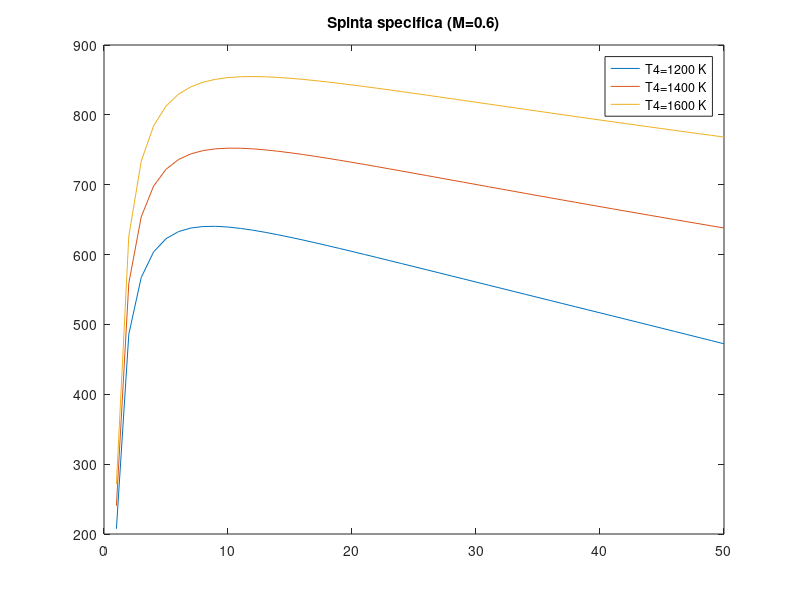
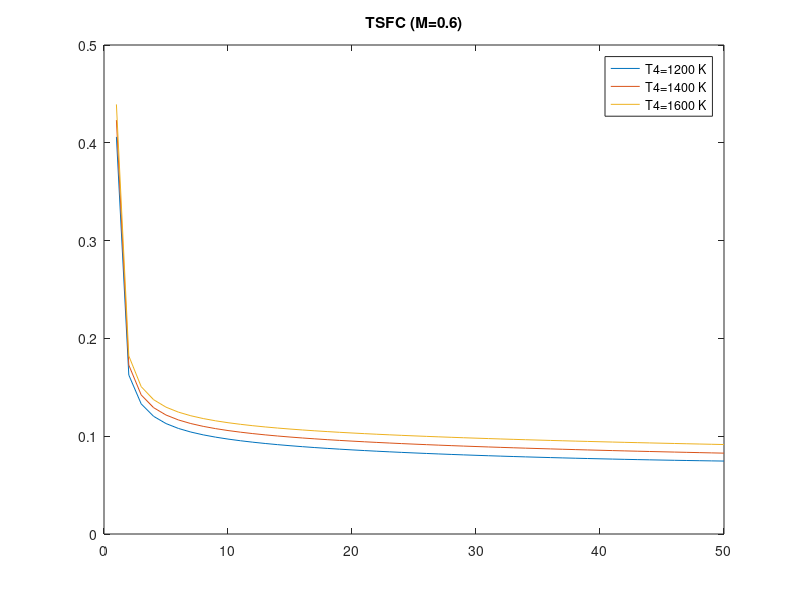
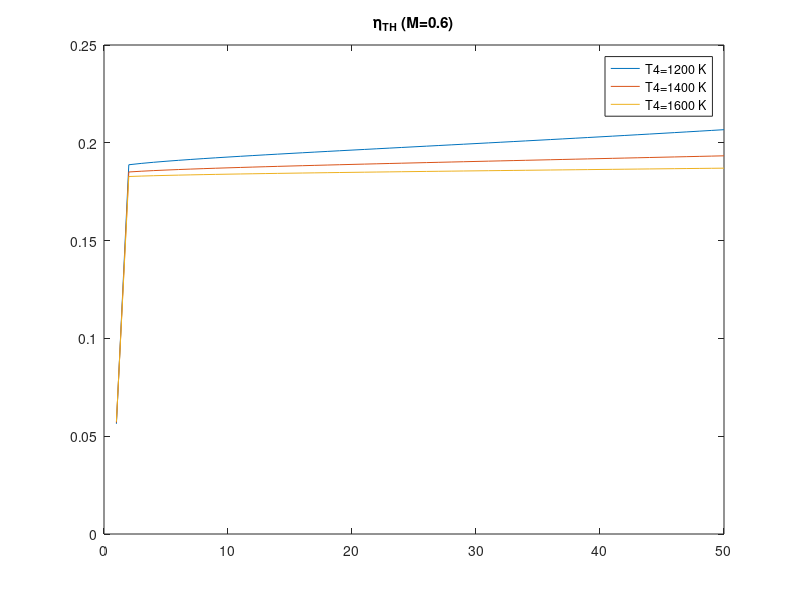
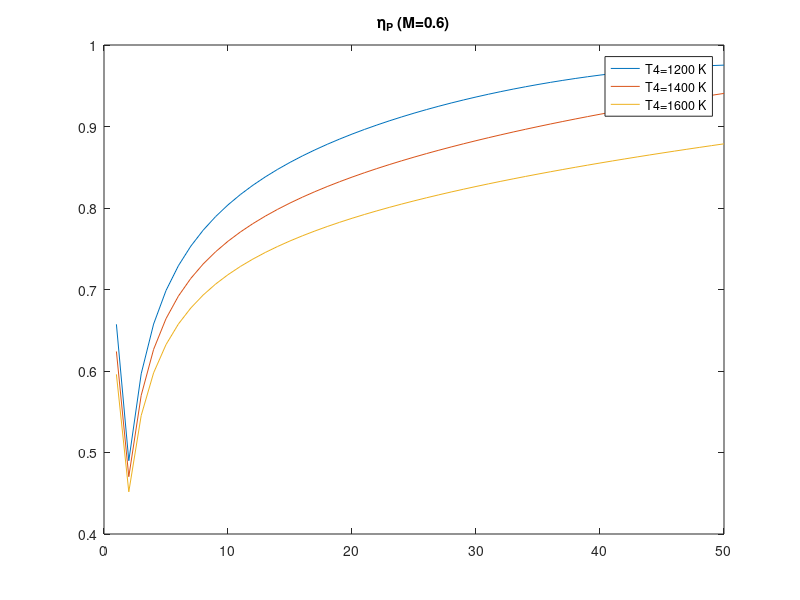

Here is the MATLAB script that generated these plots, in order:
clc; close all; clear;

%%

z=10000;
eDsubsonico=0.98;
etaC=0.88;
etaT=0.94;
Qf=43000000;
etaB=0.96;
Au=0.126;
etaADN=0.96;
cp=1005;
gamma=1.4;
R=287;

nbeta=50;
beta=linspace(1,50,nbeta);
betaT=beta.^((gamma-1)/gamma);

T4=[1200 1400 1600];
nT=length(T4);

M=[0.6 0.9 1.2 1.5];
nM=length(M);


%% calcolo dei valori atmosferici
Ta=288-0.0065*z;
Pa=101330*((Ta/288)^(9.81/(R*0.0065)));
a=sqrt(gamma*R*Ta);
V=M.*a;

%% inizializzazione matrici delle soluzioni
S=zeros(nT, nbeta,nM);
TSFC=zeros(nT, nbeta,nM);
I=zeros(nT, nbeta, nM);
etaTH=zeros(nT, nbeta, nM);
etaP=zeros(nT,nbeta, nM);
eta=zeros(nT,nbeta, nM);
adattato=logical(false(nT, nbeta, nM));

%% ciclo
for k=1:nM
    for j=1:nT
        for i=1:nbeta
            %presa d'aria
            if M(k)<=1
                eD=eDsubsonico;
            else
                eD=1-0.075*(M(k)-1)^1.35;
            end
            T2=Ta*(1+((gamma-1)/2)*M(k)^2);
            P02 = Pa*(1 + ((gamma-1)/2)*M(k)^2)^(gamma/(gamma-1));
            P2 = eD*P02;
            %compressore
            P3=beta(i)*P2;
            T3=T2*(1+(betaT(i)-1)/etaC);
            %combustione
            P4=P3;
            f=(cp*(T4(j)-T3))/(etaB*Qf);
            %turbina
            T5=T4(j)-(T3-T2)/(etaT*(1+f));
            T5ideale=T4(j)-(T4(j)-T5)/etaT;
            P5=P4*((T5ideale/T4(j))^((gamma)/(gamma-1)));
            %ugello
            pressratio=Pa/P5;
            if (pressratio<=(2/(gamma+1))^(gamma/(gamma-1)))
                funzionamentomotore=logical(true);
                %ugello strozzato
                Pu=P5*0.5283;
                Tu=T5*0.833;
                RHOu=Pu/(R*Tu);
                Vu=sqrt(gamma*R*Tu);
                Mu=RHOu*Au*Vu;
                Ma=Mu/(1+f);
            elseif (pressratio>=1)
                %il motore non funziona
                funzionamentomotore=logical(false);
                S(j,i,k)=nan;
                I(j,i,k)=nan;
                TSFC(j,i,k)=nan;
                etaTH(j,i,k)=NaN;
                etaP(j,i,k)=NaN;
                eta(j,i,k)=NaN;
            else
                funzionamentomotore=logical(true);               
                %l'ugello non è strozzato
                adattato(j,i,k)=logical(true);

                Pu=P5*pressratio;
                Tu=T5*((pressratio)^((gamma-1)/(gamma)));
                RHOu=Pu/(R*Tu);
                Vu=sqrt(2*cp*T5*etaADN*(1-(pressratio^((gamma-1)/gamma))));
                Mu=RHOu*Au*Vu;
                Ma=Mu/(1+f);
            end
            
            if T5 <= T2 || P5 <= Pa || 0.9*Vu <= V(k)
                funzionamentomotore = false;

                S(j,i,k)=NaN;
                I(j,i,k)=NaN;
                TSFC(j,i,k)=NaN;
                etaTH(j,i,k)=NaN;
                etaP(j,i,k)=NaN;
                eta(j,i,k)=NaN;
            end

            %risultati finali
            
            if(funzionamentomotore)
                S(j,i,k)=Ma*((1+f)*Vu-V(k))+(Pu-Pa)*Au;
                I(j,i,k)=S(j,i,k)/Ma;
                TSFC(j,i,k)=f*Ma/S(j,i,k)*3600;
                etaP(j,i,k)=(S(j,i,k)*V(k))/((1/2)*Ma*(1+f)*(Vu^2-V(k)^2));
                etaTH(j,i,k)=((1/2)*Ma*(1+f)*(Vu^2-V(k)^2))/(Ma*f*Qf);
                eta(j,i,k)=etaTH(j,i,k)*etaP(j,i,k);
            end
        end
    end
end

    o=1;

for p=1:nM
    figure(o)
    plot(beta, I(1,:,p)); hold on;
    plot(beta, I(2,:,p)); hold on;
    plot(beta, I(3,:,p))
    title(['Spinta specifica (M=' num2str(M(p)) ')'])
    legend('T4=1200 K', 'T4=1400 K', 'T4=1600 K');

    figure(o+1)
    plot(beta, TSFC(1,:,p)); hold on;
    plot(beta, TSFC(2,:,p)); hold on;
    plot(beta, TSFC(3,:,p))
    title(['TSFC (M=' num2str(M(p)) ')'])
    legend('T4=1200 K', 'T4=1400 K', 'T4=1600 K');

    figure(o+2)
    plot(beta, etaTH(1,:,p)); hold on;
    plot(beta, etaTH(2,:,p)); hold on;
    plot(beta, etaTH(3,:,p))
    title(['\eta_T_H (M=' num2str(M(p)) ')'])
    legend('T4=1200 K', 'T4=1400 K', 'T4=1600 K');

    figure(o+3)
    plot(beta, etaP(1,:,p)); hold on;
    plot(beta, etaP(2,:,p)); hold on;
    plot(beta, etaP(3,:,p))
    title(['\eta_P (M=' num2str(M(p)) ')'])
    legend('T4=1200 K', 'T4=1400 K', 'T4=1600 K');

    figure(o+4)
    plot(beta, eta(1,:,p)); hold on;
    plot(beta, eta(2,:,p)); hold on;
    plot(beta, eta(3,:,p))
    title(['\eta (M=' num2str(M(p)) ')'])
    legend('T4=1200 K', 'T4=1400 K', 'T4=1600 K');

    figure(o+5)
    plot(beta, adattato(1,:,p),'+'); hold on;
    plot(beta, adattato(2,:,p),'o'); hold on;
    plot(beta, adattato(3,:,p),'*');
    title(['l''ugello è adattato? (M=' num2str(M(p)) ')'])
    legend('T4=1200 K', 'T4=1400 K', 'T4=1600 K');
    ylim([-0.1 1.1]);
    text(40, 0.5, sprintf('0 = NO\n1 = SI'))

    o=o+6;
end
